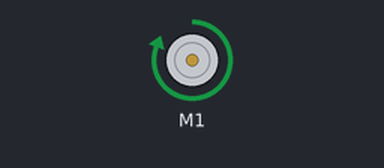
This sketch was run on a simulated Arduino Uno, built with avr-gcc and run on an emulated ATmega328P. On the bench: DC motor (green arrow = forward, orange = backward, longer = faster).

Above: at 2.5 s.
At 5.1 s:
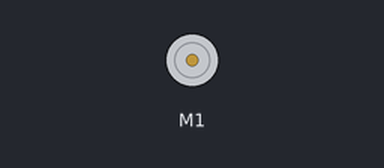
At 7.7 s:
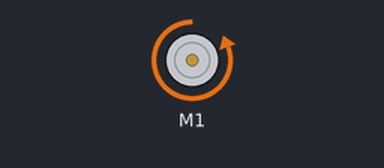
Timing chart, 0 to 13.5 s (numbered marks = the images above):
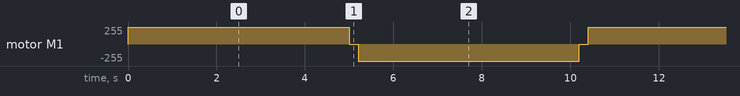

The sketch:

Motor_Shield_L293D.ino
```cpp
#include <AFMotor.h>

AF_DCMotor motor1(1);

void setup() {
  motor1.setSpeed(0); //Define a velocidade do motor entre 0 a 255


}

void loop() {
  motor1.setSpeed(255);
  motor1.run(FORWARD);  //Define o sentido de rotação horário
  delay(5000);

  motor1.setSpeed(0);
  motor1.run(RELEASE); //Para o motor
  delay(200);

  motor1.setSpeed(255);
  motor1.run(BACKWARD);  //Define o sentido de rotação horário
  delay(5000);

  motor1.setSpeed(0);
  motor1.run(RELEASE); //Para o motor
  delay(200);
}
```

Measured:
- by itself, motor M1: repeats every 10.4 s: stopped 0.20 s, backward 255/255 5.0 s, stopped 0.20 s, forward 255/255 5.0 s
